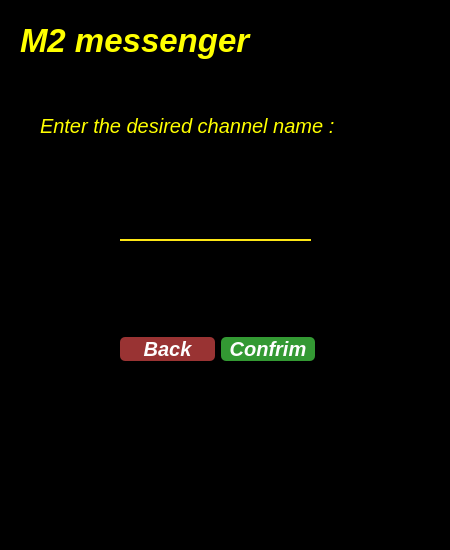
<?xml version="1.0" encoding="UTF-8"?>
<ui version="4.0">
 <class>sendmessagechannel</class>
 <widget class="QWidget" name="sendmessagechannel">
  <property name="geometry">
   <rect>
    <x>0</x>
    <y>0</y>
    <width>450</width>
    <height>550</height>
   </rect>
  </property>
  <property name="windowTitle">
   <string>Form</string>
  </property>
  <property name="styleSheet">
   <string notr="true">background-color:	rgb(0, 0, 0);
color:white;</string>
  </property>
  <widget class="QWidget" name="layoutWidget">
   <property name="geometry">
    <rect>
     <x>120</x>
     <y>330</y>
     <width>195</width>
     <height>38</height>
    </rect>
   </property>
   <layout class="QHBoxLayout" name="horizontalLayout">
    <item>
     <widget class="QPushButton" name="pushButton_2">
      <property name="font">
       <font>
        <pointsize>15</pointsize>
        <italic>true</italic>
        <bold>true</bold>
       </font>
      </property>
      <property name="styleSheet">
       <string notr="true">QPushButton#pushButton_2 {
color: white;
border-radius: 5px;
Background: #933;
color: #fefefe;
}

QPushButton#pushButton_2:hover {
	background-color: rgb(42, 46, 52);
border-style: solid;
 border-width: 1px;
	color: rgb(241, 182, 88);
}

QPushButton#pushButton_2:pressed {
border-style: solid;
border-width: 1px;
	background-color: rgb(25, 69, 105);
	color: rgb(85, 255, 255);
}</string>
      </property>
      <property name="text">
       <string>Back</string>
      </property>
     </widget>
    </item>
    <item>
     <widget class="QPushButton" name="pushButton">
      <property name="font">
       <font>
        <pointsize>15</pointsize>
        <italic>true</italic>
        <bold>true</bold>
       </font>
      </property>
      <property name="styleSheet">
       <string notr="true">QPushButton#pushButton {
color: white;
border-radius: 5px;
Background: #393;
color: #fefefe;
}

QPushButton#pushButton:hover {
	background-color: rgb(42, 46, 52);
border-style: solid;
 border-width: 1px;
	color: rgb(241, 182, 88);
}

QPushButton#pushButton:pressed {
border-style: solid;
border-width: 1px;
	background-color: rgb(25, 69, 105);
	color: rgb(85, 255, 255);
}</string>
      </property>
      <property name="text">
       <string>Confrim</string>
      </property>
      <property name="shortcut">
       <string>Return</string>
      </property>
     </widget>
    </item>
   </layout>
  </widget>
  <widget class="QLineEdit" name="lineEdit">
   <property name="geometry">
    <rect>
     <x>120</x>
     <y>200</y>
     <width>191</width>
     <height>41</height>
    </rect>
   </property>
   <property name="styleSheet">
    <string notr="true">
QLineEdit#lineEdit {

background-color:rgba(0, 0, 0, 0);
border:none;
border-bottom:2px solid rgba(254, 231, 21, 1);
color:rgba(255, 255, 255, 255);
padding-bottom:7px;

}

QLineEdit#lineEdit:hover {

	background-color: rgb(42, 46, 52);
	border-style: solid;
	border-color: rgb(245, 179, 1);
	color: rgb(241, 182, 88);

}</string>
   </property>
   <property name="text">
    <string/>
   </property>
  </widget>
  <widget class="QLabel" name="label">
   <property name="geometry">
    <rect>
     <x>40</x>
     <y>100</y>
     <width>361</width>
     <height>51</height>
    </rect>
   </property>
   <property name="font">
    <font>
     <pointsize>15</pointsize>
     <italic>true</italic>
     <bold>false</bold>
    </font>
   </property>
   <property name="styleSheet">
    <string notr="true">color:rgb(255,255,0)	;</string>
   </property>
   <property name="text">
    <string>Enter the desired channel name :</string>
   </property>
  </widget>
  <widget class="QLabel" name="label_2">
   <property name="geometry">
    <rect>
     <x>20</x>
     <y>10</y>
     <width>291</width>
     <height>61</height>
    </rect>
   </property>
   <property name="font">
    <font>
     <pointsize>25</pointsize>
     <italic>true</italic>
     <bold>true</bold>
    </font>
   </property>
   <property name="styleSheet">
    <string notr="true">color:rgb(255,255,0)	;</string>
   </property>
   <property name="text">
    <string>M2 messenger</string>
   </property>
  </widget>
 </widget>
 <resources/>
 <connections/>
</ui>
